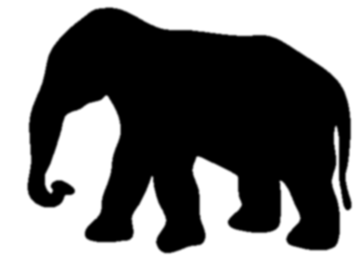
#> input picture PythonDatas/Elephant.png, 363 x 261 px
$ python EdgesDetection.py
#> lines starting #> are read from the running program, lines starting #| are printed output that depends on the picture; after the words box and inside, x2 and y2 are one past the last pixel; in counts of white or black regions, pixels touching at a corner belong together
import matplotlib
matplotlib.use('TkAgg')
import math
import numpy as np
from matplotlib import pyplot as plt

origin = [0, 0]
refvec = [0, 1]

def clockwiseangle_and_distance(point):
    # Vector between point and the origin: v = p - o
    vector = [point[0]-origin[0], point[1]-origin[1]]
    # Length of vector: ||v||
    lenvector = math.hypot(vector[0], vector[1])
    # If length is zero there is no angle
    if lenvector == 0:
        return -math.pi, 0
    # Normalize vector: v/||v||
    normalized = [vector[0]/lenvector, vector[1]/lenvector]
    dotprod  = normalized[0]*refvec[0] + normalized[1]*refvec[1]     # x1*x2 + y1*y2
    diffprod = refvec[1]*normalized[0] - refvec[0]*normalized[1]     # x1*y2 - y1*x2
    angle = math.atan2(diffprod, dotprod)
    # Negative angles represent counter-clockwise angles so we need to subtract them
    # from 2*pi (360 degrees)
    if angle < 0:
        return 2*math.pi+angle, lenvector
    # I return first the angle because that's the primary sorting criterium
    # but if two vectors have the same angle then the shorter distance should come first.
    return angle, lenvector

#define the vertical filter
vertical_filter = [[-1,-2,-1], [0,0,0], [1,2,1]]

#define the horizontal filter
horizontal_filter = [[-1,0,1], [-2,0,2], [-1,0,1]]

#read in the pinwheel image
img = plt.imread('Elephant.png')
#> img is the input picture: shape (261, 363, 3) float32; min 0, max 1, mean 0.455

#get the dimensions of the image
n,m,d = img.shape
#> n = 261; m = 363; d = 3

#initialize the edges image
edges_img = img.copy()
filtered_img = edges_img.copy()

#loop over all pixels in the image
for row in range(3, n-2):
    for col in range(3, m-2):

        #create little local 3x3 box
        local_pixels = img[row-1:row+2, col-1:col+2, 0]

        #apply the vertical filter
        vertical_transformed_pixels = vertical_filter*local_pixels
        #remap the vertical score
        vertical_score = vertical_transformed_pixels.sum()/4

        #apply the horizontal filter
        horizontal_transformed_pixels = horizontal_filter*local_pixels
        #remap the horizontal score
        horizontal_score = horizontal_transformed_pixels.sum()/4

        #combine the horizontal and vertical scores into a total edge score
        edge_score = (vertical_score**2 + horizontal_score**2)**.5

        #insert this edge score into the edges image
        edges_img[row, col] = [edge_score]*3

        if(edge_score > 0.4):
            filtered_img[row, col] = [1]*3
        else:
            filtered_img[row, col] = [0]*3
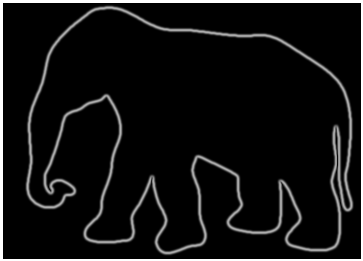
#> edges_img: shape (261, 363, 3) float32; min 0, max 1, mean 0.0714
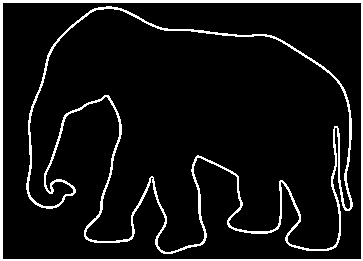
#> filtered_img: shape (261, 363, 3) float32; values 0 (black) and 1 (white), 8% white; 2 white regions, box (x1, y1, x2, y2) and area: (26, 6, 353, 254) 4472, (0, 0, 363, 261) 3095

for row in range(n):
    for col in range(m):
        if(row < 3 or row > n-3):
            filtered_img[row, col] = [0]*3
        elif(col < 3 or col > m-3):
            filtered_img[row, col] = [0]*3
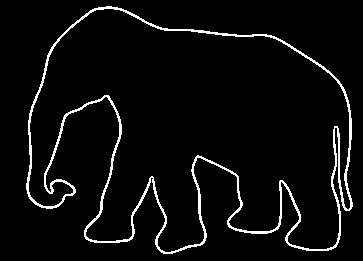
#> filtered_img: shape (261, 363, 3) float32; values 0 (black) and 1 (white), 4.7% white in thin lines or dots, all inside (x1, y1, x2, y2) = (26, 6, 353, 254)

edgesList = []
for row in range(n):
    for col in range(m):
        if(np.all(filtered_img[row][col] == 1)):
            edgesList.append([row, col])

edgesList2 = sorted(edgesList, key=clockwiseangle_and_distance)

with open("ListEdges.txt", "w") as f:
    for coord in edgesList2:
        f.write("{},{}\n".format(coord[0], coord[1]))

# [5 lines of commented-out code are left out]
